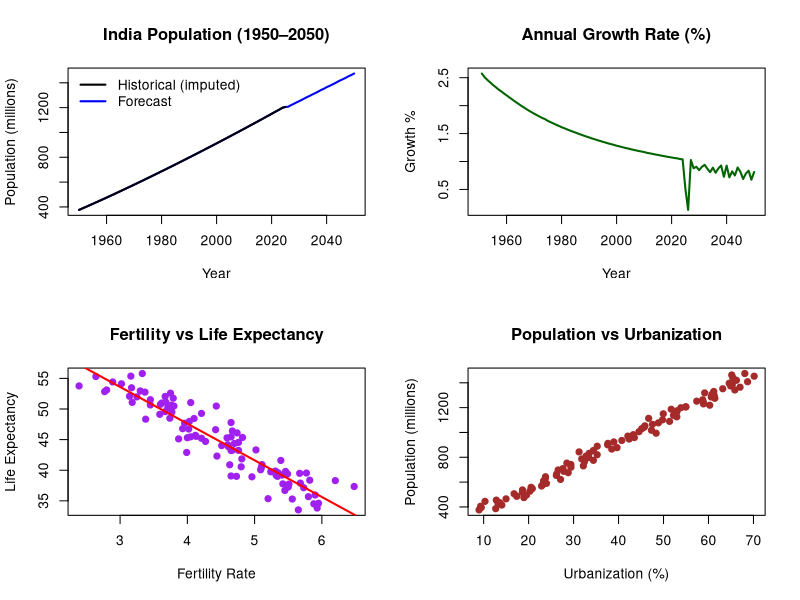
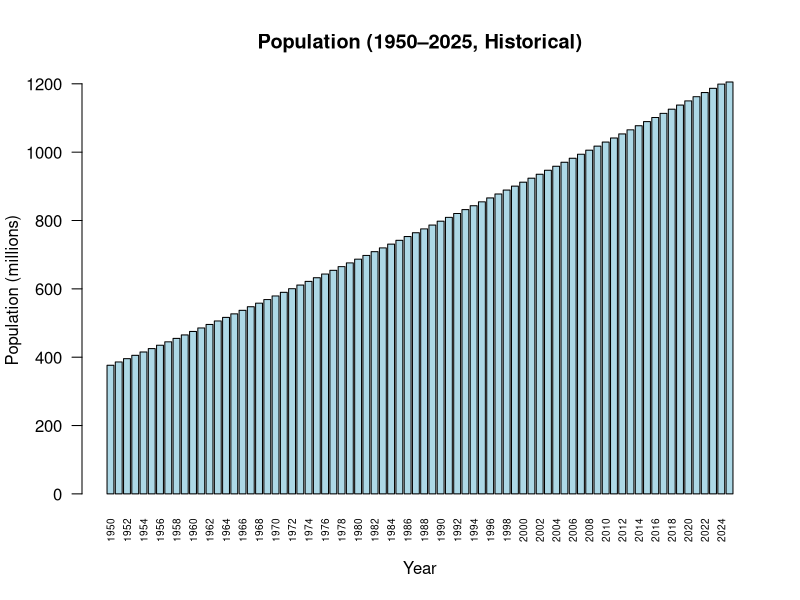
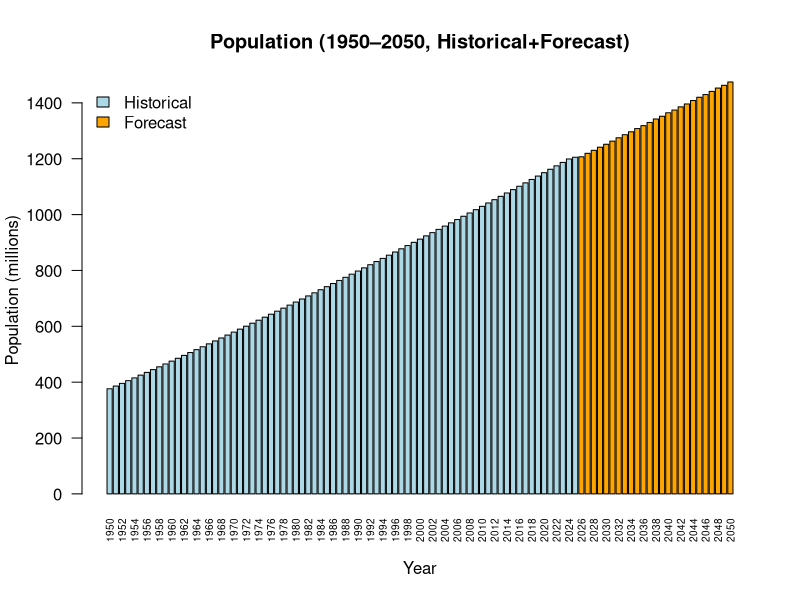
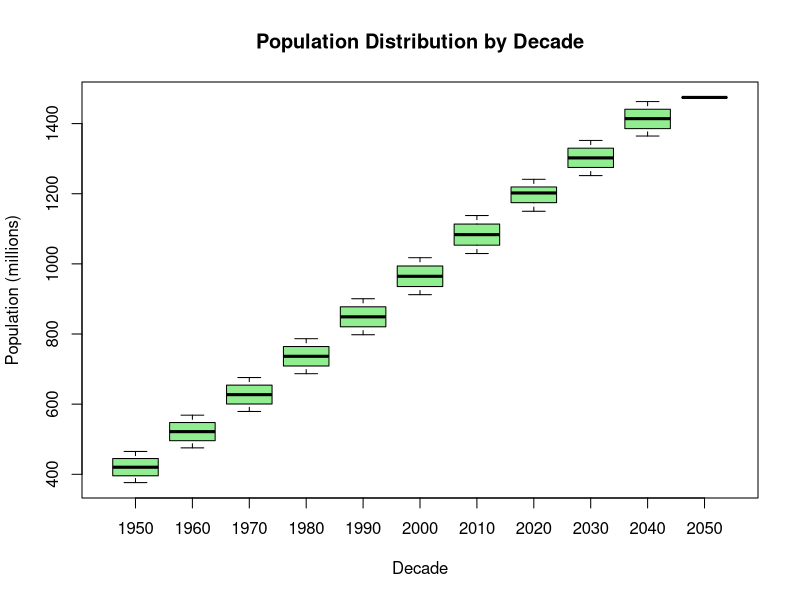

These charts were generated, in order, by the following R code:
# 1. MacroTrends Population Data (1950–2025, in millions)
years_hist <- 1950:2025
pop_hist <- c(
  376.33,386.00,395.71,405.45,415.25,425.10,435.02,444.99,455.04,465.14,
  475.30,485.51,495.77,506.06,516.40,526.77,537.18,547.63,558.11,568.63,
  579.19,589.79,600.43,611.11,621.83,632.59,643.37,654.19,665.04,675.93,
  686.84,697.80,708.79,719.81,730.87,741.97,753.10,764.26,775.45,786.67,
  797.93,809.21,820.53,831.87,843.25,854.66,866.10,877.56,889.06,900.59,
  912.15,923.75,935.37,947.02,958.71,970.43,982.18,993.96,1005.77,1017.63,
  1029.51,1041.43,1053.37,1065.35,1077.35,1089.39,1101.46,1113.56,1125.69,1137.85,
  1150.05,1162.27,1174.53,1186.82,1199.14,1211.50
)

df_hist <- data.frame(Year = years_hist, Population = pop_hist)


# 2. Extend to 2050 & Add Features
years_all <- 1950:2050
n <- length(years_all)

# Interpolate / extrapolate base population
pop_interp <- approx(df_hist$Year, df_hist$Population, xout = years_all, rule = 2)$y
df_all <- data.frame(
  Year = years_all,
  Population = round(pop_interp,2),
  Birth_Rate = round(45 - 0.15*(years_all-1950) + rnorm(n,0,1.2),2),
  Death_Rate = round(30 - 0.12*(years_all-1950) + rnorm(n,0,1),2),
  Literacy_Rate = round(pmin(100,10+0.85*(years_all-1950)+rnorm(n,0,2)),2),
  GDP_per_capita = round(100 + 35*(years_all-1950) + rnorm(n,0,400),2),
  Urbanization_pct = round(10 + 0.6*(years_all-1950)+rnorm(n,0,2),2),
  Fertility_Rate = round(6 - 0.03*(years_all-1950) + rnorm(n,0,0.25),2),
  Life_Expectancy = round(35 + 0.2*(years_all-1950) + rnorm(n,0,1.5),2)
)

# 3. Introduce 6% Missing in Population & Impute

df_all$Population_raw <- df_all$Population
num_missing <- ceiling(0.06 * nrow(df_all))

set.seed(1005)  # reproducible
missing_idx <- sample(1:nrow(df_all), num_missing)
df_all$Population_raw[missing_idx] <- NA
cat("Introduced", num_missing, "missing values in Population\n")
write.csv(df_all, "india_population_full.csv", row.names = FALSE)

# Impute missing (linear interpolation + median for edges)
pop_imp <- df_all$Population_raw
for (i in which(is.na(pop_imp))) {
  left <- max(which(!is.na(pop_imp[1:i])))
  right <- min(which(!is.na(pop_imp[i:length(pop_imp)]))) + i - 1
  if (!is.na(left) && !is.na(right) && left < right) {
    pop_imp[i] <- pop_imp[left] +
      (pop_imp[right] - pop_imp[left]) * (i - left) / (right - left)
  }
}

if (any(is.na(pop_imp))) {
  pop_imp[is.na(pop_imp)] <- median(pop_imp, na.rm=TRUE)
}
df_all$Population_clean <- round(pop_imp,2)

cat("Imputation complete. Population_clean ready.\n")
summary(df_all[,c("Population_raw","Population_clean")])


# 4. Train Model (1950–2025) & Forecast (2026–2050)

train <- df_all[df_all$Year <= 2025,]
future <- df_all[df_all$Year > 2025,]

model <- lm(Population_clean ~ Year + GDP_per_capita + Fertility_Rate +
              Urbanization_pct + Literacy_Rate, data=train)

future$Forecast <- predict(model,newdata=future)
df_all$Forecast <- c(train$Population_clean, future$Forecast)

pop2050 <- future$Forecast[future$Year==2050]
cat("Projected Population in 2050:", round(pop2050,2),"million\n")


# 5. Model Evaluation

pred_train <- predict(model,newdata=train)
actual <- train$Population_clean
MAE <- mean(abs(actual-pred_train))
RMSE <- sqrt(mean((actual-pred_train)^2))
R2 <- summary(model)$r.squared
cat("MAE:",round(MAE,2)," RMSE:",round(RMSE,2)," R²:",round(R2,4),"\n")


# 6. Visualizations

par(mfrow=c(2,2))

# (a) Population Actual + Forecast
plot(df_all$Year, df_all$Forecast, type="l", col="blue", lwd=2,
     main="India Population (1950–2050)", xlab="Year", ylab="Population (millions)")
lines(train$Year, train$Population_clean, col="black", lwd=2)
legend("topleft",c("Historical (imputed)","Forecast"),
       col=c("black","blue"), lty=1, lwd=2, bty="n")

# (b) Annual Growth Rate (with forecast)
growth <- c(NA, diff(df_all$Forecast)/head(df_all$Forecast,-1)*100)
plot(df_all$Year,growth,type="l",col="darkgreen",lwd=2,
     main="Annual Growth Rate (%)",xlab="Year",ylab="Growth %")

# (c) Fertility vs Life Expectancy
plot(df_all$Fertility_Rate,df_all$Life_Expectancy,pch=19,col="purple",
     main="Fertility vs Life Expectancy",
     xlab="Fertility Rate",ylab="Life Expectancy")
abline(lm(Life_Expectancy~Fertility_Rate,data=df_all),col="red",lwd=2)

# (d) Urbanization vs Population
plot(df_all$Urbanization_pct,df_all$Forecast,pch=19,col="brown",
     main="Population vs Urbanization",
     xlab="Urbanization (%)",ylab="Population (millions)")

par(mfrow=c(1,1))


# 7. Extra Plots
# (a) Bar chart of Population (Historical only)
hist_years <- df_all$Year[df_all$Year <= 2025]
hist_pop   <- df_all$Population_clean[df_all$Year <= 2025]
barplot(hist_pop, names.arg=hist_years,
        main="Population (1950–2025, Historical)", col="lightblue",
        xlab="Year", ylab="Population (millions)", las=2, cex.names=0.6)

# (b) Bar chart with Forecast (1950–2050)
barplot(df_all$Forecast, names.arg=df_all$Year,
        main="Population (1950–2050, Historical+Forecast)",
        col=c(rep("lightblue", length(hist_years)),
              rep("orange", length(df_all$Year)-length(hist_years))),
        xlab="Year", ylab="Population (millions)", las=2, cex.names=0.6)
legend("topleft", legend=c("Historical","Forecast"),
       fill=c("lightblue","orange"), bty="n")

# (c) Boxplot by Decade
df_all$Decade <- (df_all$Year %/% 10) * 10
boxplot(Forecast ~ Decade, data=df_all,
        main="Population Distribution by Decade",
        xlab="Decade", ylab="Population (millions)", col="lightgreen")
